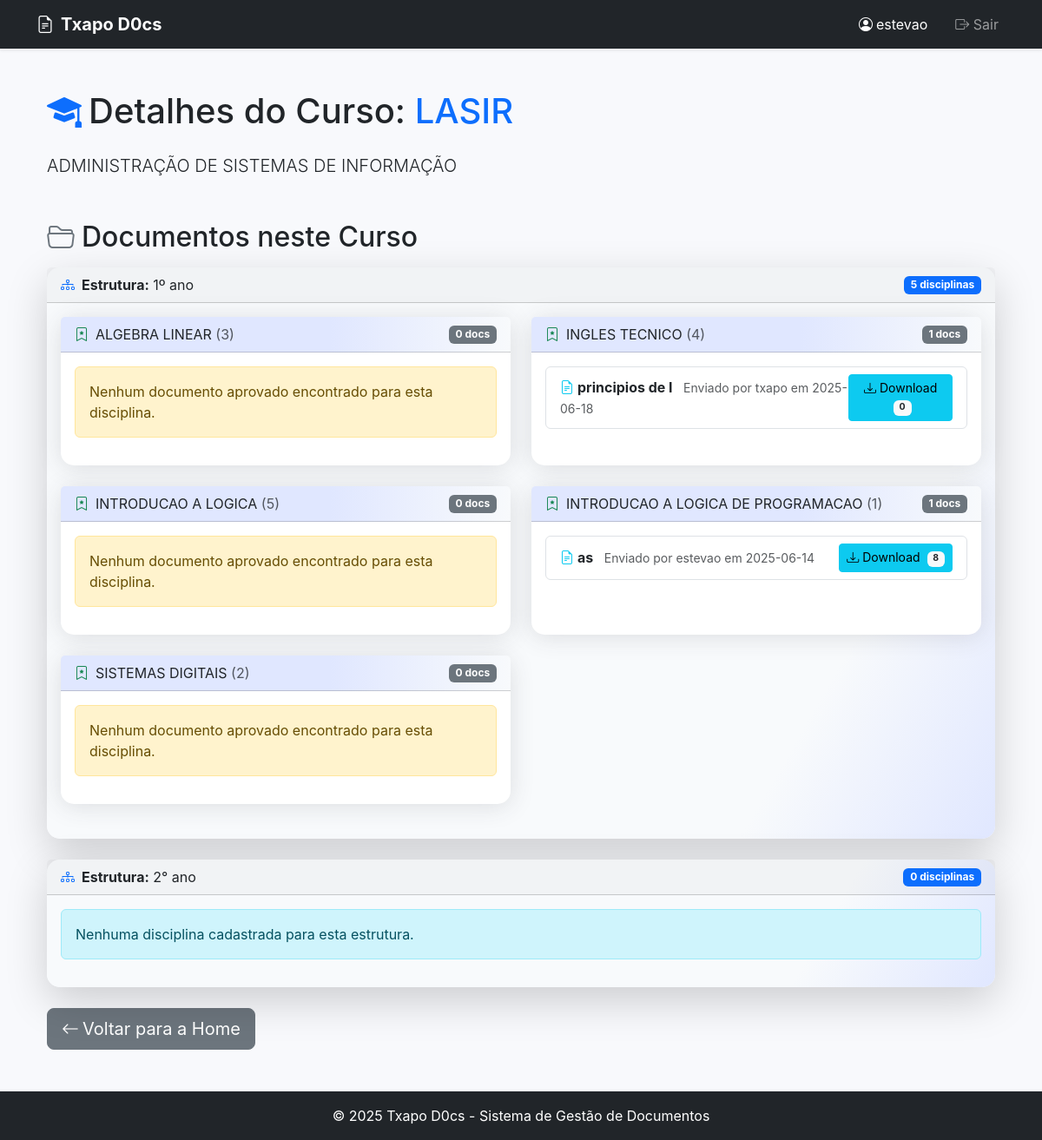
/course/1 (signed in), run on the app's committed database.
### tables this page shows
CREATE TABLE user (
        id INTEGER PRIMARY KEY AUTOINCREMENT,
        username TEXT UNIQUE NOT NULL,
        email TEXT UNIQUE NOT NULL,
        password_hash TEXT NOT NULL,
        is_admin BOOLEAN DEFAULT FALSE
    );

CREATE TABLE course (
        id INTEGER PRIMARY KEY AUTOINCREMENT,
        name TEXT UNIQUE NOT NULL,
        description TEXT
    );

CREATE TABLE course_structure (
        id INTEGER PRIMARY KEY AUTOINCREMENT,
        course_id INTEGER NOT NULL,
        name TEXT NOT NULL,
        UNIQUE(course_id, name),
        FOREIGN KEY (course_id) REFERENCES course (id)
    );

CREATE TABLE discipline (
        id INTEGER PRIMARY KEY AUTOINCREMENT,
        course_structure_id INTEGER NOT NULL,
        name TEXT NOT NULL,
        code TEXT UNIQUE NOT NULL,
        FOREIGN KEY (course_structure_id) REFERENCES course_structure (id)
    );

CREATE TABLE document (
        id INTEGER PRIMARY KEY AUTOINCREMENT,
        title TEXT NOT NULL,
        filename TEXT NOT NULL,
        filepath TEXT NOT NULL,
        description TEXT,
        discipline_id INTEGER NOT NULL,
        upload_date TEXT DEFAULT CURRENT_TIMESTAMP,
        user_id INTEGER NOT NULL,
        downloads INTEGER DEFAULT 0,
        is_approved BOOLEAN DEFAULT FALSE,
        FOREIGN KEY (user_id) REFERENCES user (id),
        FOREIGN KEY (discipline_id) REFERENCES discipline (id)
    );

### app.py (the view)
@app.route('/course/<int:course_id>')
@login_required
def view_course(course_id):
    conn = get_db()
    cursor = conn.cursor()
    cursor.execute('SELECT * FROM course WHERE id = ?' , (course_id ,))
    course = cursor.fetchone()
    if not course:
        flash('Curso não encontrado' , 'danger')
        return redirect(url_for('home'))
    structures = get_course_structures_by_course(course_id)
    course_data = []  # Para armazenar estruturas e suas disciplinas/documentos
    for structure in structures:
        disciplines = get_disciplines_by_course_structure(structure['id'])
        disciplines_data = []
        for discipline in disciplines:
            cursor.execute('''
                SELECT d.*, u.username as author
                FROM document d
                JOIN user u ON d.user_id = u.id
                WHERE d.discipline_id = ? AND d.is_approved = 1
                ORDER BY d.upload_date DESC
            ''' , (discipline['id'] ,))
            documents_in_discipline = cursor.fetchall()
            disciplines_data.append({
                'id': discipline['id'] ,
                'name': discipline['name'] ,
                'code': discipline['code'] ,
                'documents': documents_in_discipline
            })
        course_data.append({
            'id': structure['id'] ,
            'name': structure['name'] ,
            'disciplines': disciplines_data
        })
    print(f"DEBUG: view_course - course_data final antes de renderizar: {course_data}")
    return render_template('course_detail.html' , course = course , course_data = course_data)

### app.py (called while the page is built)
def get_db():
    conn = getattr(g , '_database' , None)  # Reutiliza a conexão se já existir no contexto da requisição
    if conn is None:
        conn = sqlite3.connect(app.config['DATABASE'])
        conn.row_factory = sqlite3.Row
        g._database = conn
    return conn

@app.teardown_appcontext
def close_connection(exception):
    db = getattr(g , '_database' , None)
    if db is not None:
        db.close()

def get_user_by_id(user_id):  # <-- NOVA FUNÇÃO: Obter usuário por ID
    conn = get_db()
    cursor = conn.cursor()
    cursor.execute('SELECT * FROM user WHERE id = ?' , (user_id ,))
    user_data = cursor.fetchone()
    return user_data

def get_course_structures_by_course(course_id):
    conn = get_db()
    cursor = conn.cursor()
    cursor.execute('SELECT * FROM course_structure WHERE course_id = ? ORDER BY name' , (course_id ,))
    structures = cursor.fetchall()
    return structures

def get_disciplines_by_course_structure(course_structure_id):
    conn = get_db()
    cursor = conn.cursor()
    cursor.execute('SELECT * FROM discipline WHERE course_structure_id = ? ORDER BY name' , (course_structure_id ,))
    disciplines = cursor.fetchall()
    return disciplines

@login_manager.user_loader
def load_user(user_id):
    user_data = get_user_by_id(user_id)  # Usando a nova função
    if not user_data:
        return None
    return User(
        id = user_data['id'] ,
        username = user_data['username'] ,
        email = user_data['email'] ,
        password_hash = user_data['password_hash'] ,
        is_admin = bool(user_data['is_admin'])
    )

### templates/course_detail.html (shortened to what this page needs)
{% extends "base.html" %}
{% block content %}
<div class="container mt-4">
    <h1 class="mb-4"><i class="bi bi-mortarboard-fill text-primary me-2"></i>Detalhes do Curso: <span class="text-primary">{{ course.name }}</span></h1>
    <p class="lead">{{ course.description }}</p>
    <h2 class="mt-5 mb-3"><i class="bi bi-folder2-open text-secondary me-2"></i>Documentos neste Curso</h2>
    {% if course_data %}
        {% for structure in course_data %}
            <div class="card mb-4 shadow-lg border-0 structure-card" style="background: linear-gradient(120deg, #f8fafc 80%, #e0e7ff 100%);">
                <div class="card-header d-flex align-items-center justify-content-between">
                    <span><i class="bi bi-diagram-3 text-primary me-2"></i><strong>Estrutura:</strong> {{ structure.name }}</span>
                    <span class="badge bg-primary">{{ structure.disciplines|length }} disciplinas</span>
                </div>
                <div class="card-body">
                    {% if structure.disciplines %}
                        <div class="row">
                        {% for discipline in structure.disciplines %}
                            <div class="col-md-6 mb-4">
                                <div class="card h-100 border-0 discipline-card">
                                    <div class="card-header d-flex align-items-center justify-content-between" style="background: linear-gradient(90deg, #e0e7ff 60%, #f8fafc 100%);">
                                        <span><i class="bi bi-bookmark-star text-success me-2"></i>{{ discipline.name }} <span class="text-muted">({{ discipline.code }})</span></span>
                                        <span class="badge bg-secondary">{{ discipline.documents|length }} docs</span>
                                    </div>
                                    <div class="card-body">
                                        {% if discipline.documents %}
                                            <ul class="list-group mb-3">
                                                {% for doc in discipline.documents %}
                                                <li class="list-group-item d-flex justify-content-between align-items-center doc-item">
                                                    <div>
                                                        <strong><i class="bi bi-file-earmark-text text-info me-1"></i>{{ doc.title }}</strong>
                                                        <span class="ms-2 small text-muted">Enviado por {{ doc.author }} em {{ doc.upload_date.split(" ")[0] }}</span>
                                                    </div>
                                                    <a href="{{ url_for('download_file', doc_id=doc.id) }}" class="btn btn-sm btn-info btn-download-anim" title="Baixar documento">
                                                        <i class="bi bi-download me-1"></i>Download <span class="badge bg-light text-dark ms-1">{{ doc.downloads }}</span>
                                                    </a>
                                                </li>
                                                {% endfor %}
                                            </ul>
                                        {% else %}
                                            <div class="alert alert-warning" role="alert">
                                                Nenhum documento aprovado encontrado para esta disciplina.
                                            </div>
                                        {% endif %}
                                    </div>
                                </div>
                            </div>
                        {% endfor %}
                        </div>
                    {% else %}
                        <div class="alert alert-info" role="alert">
                            Nenhuma disciplina cadastrada para esta estrutura.
                        </div>
                    {% endif %}
                </div>
            </div>
        {% endfor %}
    {% else %}
        <div class="alert alert-info" role="alert">
            Nenhuma estrutura de curso encontrada para este curso.
        </div>
    {% endif %}
    <div class="mt-4">
        <a href="{{ url_for('home') }}" class="btn btn-secondary btn-lg"><i class="bi bi-arrow-left me-1"></i>Voltar para a Home</a>
    </div>
</div>
{% endblock %}

### templates/base.html (shortened to what this page needs)
<!DOCTYPE html>
<html lang="pt">
<head>
    <link href="https://cdn.jsdelivr.net/npm/bootstrap@5.3.0/dist/css/bootstrap.min.css" rel="stylesheet">
    <link rel="stylesheet" href="https://cdn.jsdelivr.net/npm/bootstrap-icons@1.10.0/font/bootstrap-icons.css">
</head>
<body>
    <nav class="navbar navbar-expand-lg navbar-dark bg-dark shadow-sm">
        <div class="container">
            <a class="navbar-brand fw-bold" href="{{ url_for('home') }}">
                <i class="bi bi-file-earmark-text me-2"></i>Txapo D0cs
            </a>
            <div class="collapse navbar-collapse" id="navbarNav">
                <div class="navbar-nav ms-auto">
                    {% if current_user.is_authenticated %}
                        <span class="nav-link text-white me-3">
                            <i class="bi bi-person-circle me-1"></i>{{ current_user.username }}
                        </span>
                        <a class="nav-link" href="{{ url_for('logout') }}">
                            <i class="bi bi-box-arrow-right"></i> Sair
                        </a>
                    {% endif %}
                </div>
            </div>
        </div>
    </nav>
    <div class="container py-4">
        {% block content %}{% endblock %}
    </div>
    <footer class="bg-dark text-white py-3 mt-4">
        <div class="container text-center">
            <p class="mb-0">© 2025 Txapo D0cs - Sistema de Gestão de Documentos</p>
        </div>
    </footer>
</body>
</html>

### templates/base.html (style rules this page uses)
:root { --primary-color: #4e73df; --secondary-color: #1cc88a; --dark-color: #5a5c69; }
body { background-color: #f8f9fc; font-family: 'Nunito', -apple-system, BlinkMacSystemFont, sans-serif; }
.card { border: none; border-radius: 15px; box-shadow: 0 0.15rem 1.75rem 0 rgba(58, 59, 69, 0.15); transition: transform 0.3s; }

### templates/course_detail.html (style rules this page uses)
.structure-card { transition: box-shadow 0.2s, transform 0.2s; }
.discipline-card { transition: box-shadow 0.2s, transform 0.2s; }
.doc-item { transition: background 0.2s; }
.btn-download-anim { transition: box-shadow 0.2s, transform 0.2s; }

### data on the page
user: username "estevao"
course: name "LASIR", description "ADMINISTRAÇÃO DE SISTEMAS DE INFORMAÇÃO"
course_structure: name "1º ano", disciplines|length "5"
discipline: name "ALGEBRA LINEAR", code "3", documents|length "0", shows "Nenhum documento aprovado encontrado para esta disciplina."
discipline: name "INGLES TECNICO", code "4", documents|length "1"
document: title "principios de I", author "txapo", upload_date "2025-06-18", downloads "0"
discipline: name "INTRODUCAO A LOGICA", code "5", documents|length "0", shows "Nenhum documento aprovado encontrado para esta disciplina."
discipline: name "INTRODUCAO A LOGICA DE PROGRAMACAO", code "1", documents|length "1"
document: title "as", author "estevao", upload_date "2025-06-14", downloads "8"
discipline: name "SISTEMAS DIGITAIS", code "2", documents|length "0", shows "Nenhum documento aprovado encontrado para esta disciplina."
course_structure: name "2° ano", disciplines|length "0", shows "Nenhuma disciplina cadastrada para esta estrutura."
